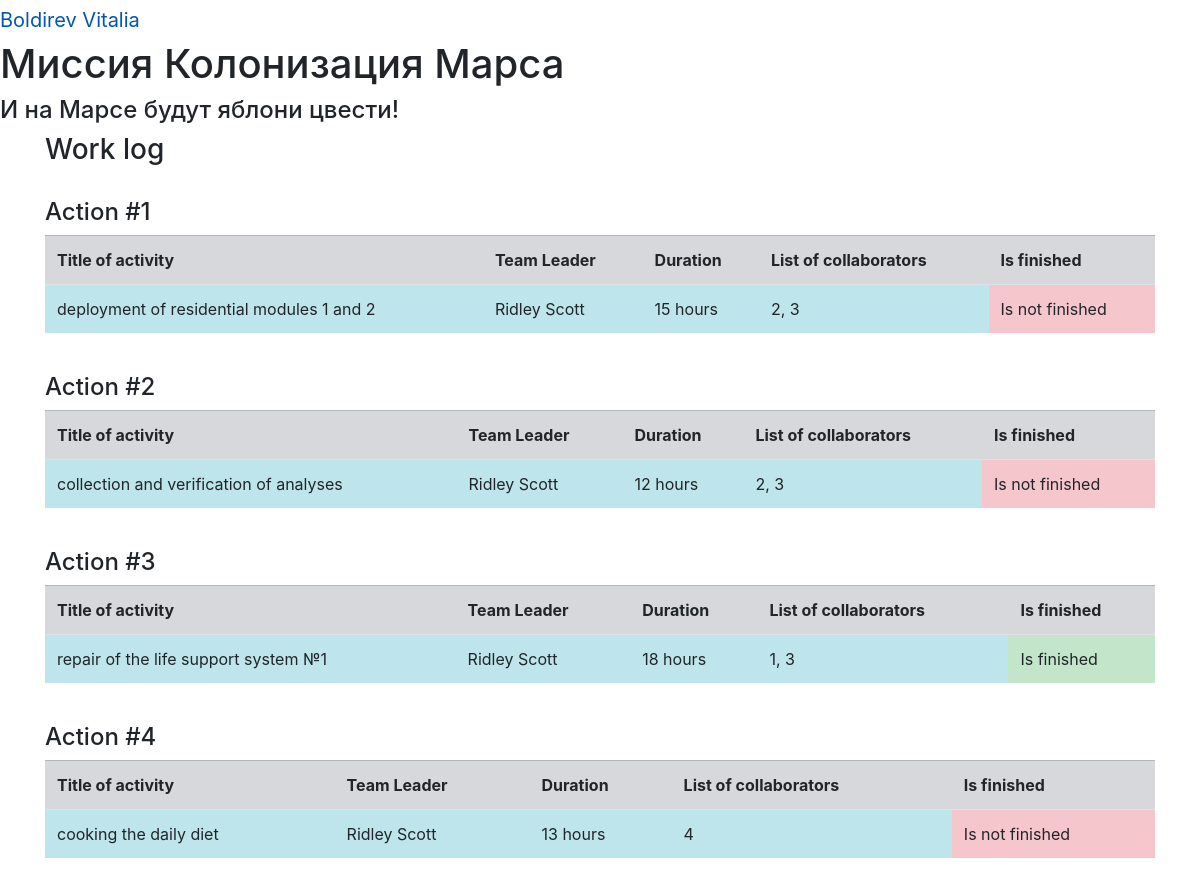
Screenshot of /work (signed in) with the database file from the repository.
### data/users.py (models this page shows, shortened)
class User(SqlAlchemyBase, UserMixin):
    __tablename__ = 'user'
    id = sqlalchemy.Column(sqlalchemy.Integer,
                           primary_key=True, autoincrement=True)
    surname = sqlalchemy.Column(sqlalchemy.String)
    name = sqlalchemy.Column(sqlalchemy.String)
    age = sqlalchemy.Column(sqlalchemy.Integer)
    position = sqlalchemy.Column(sqlalchemy.String)
    speciality = sqlalchemy.Column(sqlalchemy.String)
    address = sqlalchemy.Column(sqlalchemy.String)
    email = sqlalchemy.Column(sqlalchemy.String, unique=True)
    hashed_password = sqlalchemy.Column(sqlalchemy.String)

### data/jobs.py (models this page shows)
class Jobs(SqlAlchemyBase):
    __tablename__ = 'jobs'
    id = sqlalchemy.Column(sqlalchemy.Integer,
                           primary_key=True, autoincrement=True)
    team_leader = sqlalchemy.Column(sqlalchemy.Integer)
    job = sqlalchemy.Column(sqlalchemy.String)
    work_size = sqlalchemy.Column(sqlalchemy.Integer)
    collaborators = sqlalchemy.Column(sqlalchemy.String)
    start_date = sqlalchemy.Column(sqlalchemy.DateTime,
                                   default=datetime.datetime.now)
    end_date = sqlalchemy.Column(sqlalchemy.DateTime,
                                 default=datetime.datetime.now)
    is_finished = sqlalchemy.Column(sqlalchemy.Boolean, default=True)

### main.py (the view)
@app.route("/work")
def work_log():
    db_sess = create_session()
    return render_template("work_logs.html", jobs=db_sess.query(Jobs).all(), users=db_sess.query(User).all())

### data/db_session.py (called while the page is built)
def create_session() -> Session:
    global __factory
    return __factory()

### main.py (called while the page is built)
@login_manager.user_loader
def load_user(user_id):
    db_sess = db_session.create_session()
    return db_sess.query(User).get(user_id)

### templates/work_logs.html
{% extends "base.html" %}
{% block content %}
<h3>Work log</h3>
<div>
    {% for job in jobs %}
    <br>
    <h4>Action #{{job.id}}</h4>
    <table class="table table-striped">
        <tr class="table-secondary">
            <th>Title of activity</th>
            <th>Team Leader</th>
            <th>Duration</th>
            <th>List of collaborators</th>
            <th>Is finished</th>
        </tr>
        <tr>
            <td class="table-info">{{job.job}}</td>
            {% for user in users %}
            {% if job.team_leader == user.id %}
            <td class="table-info"> {{user.name}} {{user.surname}}</td>
            {% endif %}
            {% endfor %}
            <td class="table-info">{{job.work_size}} hours</td>
            <td class="table-info">{{job.collaborators}}</td>
            {% if job.is_finished %}
                <td class="table-success">Is finished</td>
            {% else %}
                <td class="table-danger">Is not finished</td>
            {% endif %}
        </tr>
    </table>
    {% endfor %}
</div>
{% endblock %}

### templates/base.html (shortened to what this page needs)
<!doctype html>
<html lang="en">
<head>
    <link rel="stylesheet"
          href="https://stackpath.bootstrapcdn.com/bootstrap/4.4.1/css/bootstrap.min.css"
>
</head>
<body>
<nav>{% if current_user.is_authenticated %}
    <a class="navbar-brand" href="/logout">{{ current_user.name + ' ' + current_user.surname}}</a>
    {% else %}
    <p>
        <a class="btn btn-primary " href="/register">Зарегистрироваться</a>
        <a class="btn btn-success" href="/login">Войти</a>
    </p>
    {% endif %}
</nav>
<header>
    <h1>Миссия Колонизация Марса</h1>
    <h4>И на Марсе будут яблони цвести!</h4>
</header>
<main role="main" class="container">
    {% block content %}{% endblock %}
</main>
</body>
</html>

### rows the page displays
User: name+surname "Boldirev Vitalia"
Jobs: id "1", job "deployment of residential modules 1 and 2", work_size "15", collaborators "2, 3", is_finished "Is not finished"
User: name "Ridley", surname "Scott"
Jobs: id "2", job "collection and verification of analyses", work_size "12", collaborators "2, 3", is_finished "Is not finished"
Jobs: id "3", job "repair of the life support system №1", work_size "18", collaborators "1, 3", is_finished "Is finished"
Jobs: id "4", job "cooking the daily diet", work_size "13", collaborators "4", is_finished "Is not finished"
